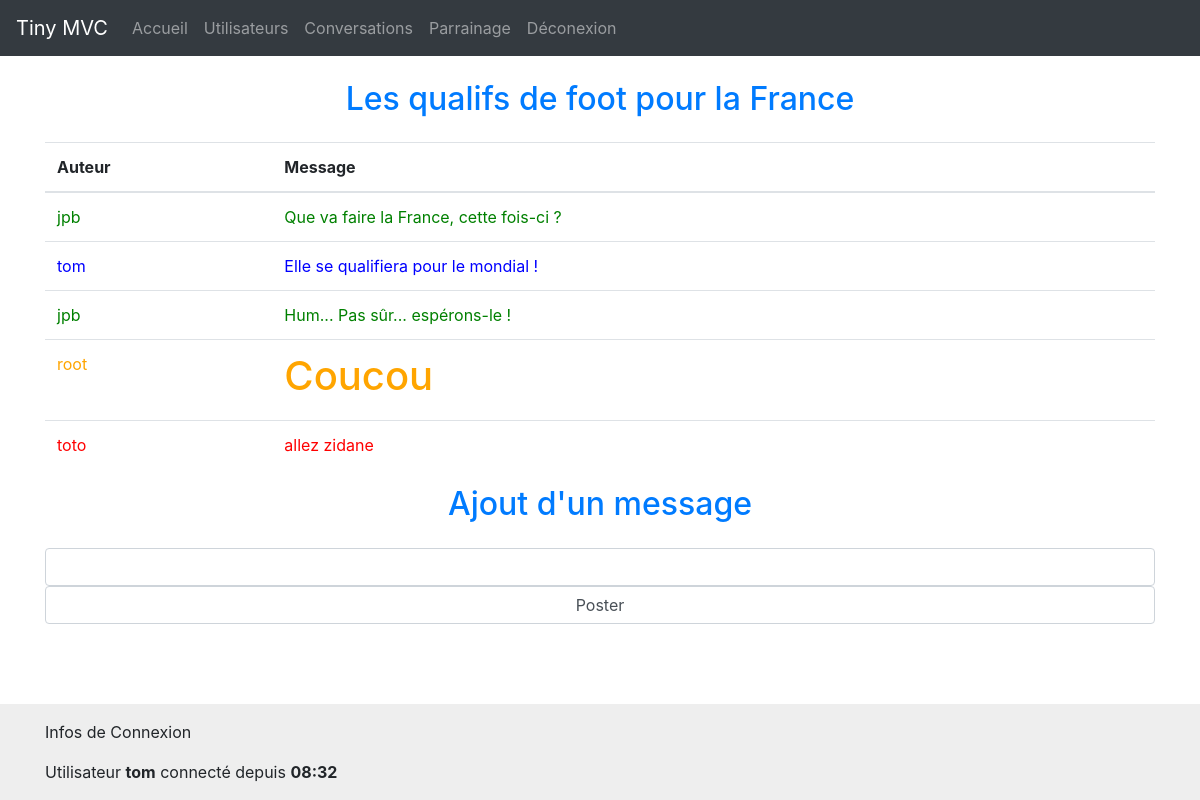
/index.php?view=chat&idConv=2 (signed in), run on the app's committed database.
### tables this page shows
CREATE TABLE `conversations` (
  `id` int(11) NOT NULL COMMENT 'Clé primaire',
  `active` tinyint(1) NOT NULL DEFAULT 1 COMMENT 'indique si la conversation est active',
  `theme` varchar(40) NOT NULL COMMENT 'Thème de la conversation'
);

CREATE TABLE `messages` (
  `id` int(11) NOT NULL COMMENT 'Identifiant du message',
  `idConversation` int(11) NOT NULL COMMENT 'Clé étrangère vers la table des conversations',
  `idAuteur` int(11) NOT NULL COMMENT 'clé étrangère vers la table des auteurs',
  `contenu` varchar(100) NOT NULL COMMENT 'Contenu du message'
);

CREATE TABLE `users` (
  `id` int(11) NOT NULL COMMENT 'clé primaire, identifiant numérique auto incrémenté',
  `pseudo` varchar(20) NOT NULL COMMENT 'pseudo',
  `passe` varchar(20) NOT NULL COMMENT 'mot de passe',
  `blacklist` tinyint(1) NOT NULL DEFAULT 0 COMMENT 'indique si l''utilisateur est en liste noire',
  `admin` tinyint(1) NOT NULL DEFAULT 0 COMMENT 'indique si l''utilisateur est un administrateur',
  `couleur` varchar(10) NOT NULL DEFAULT 'black' COMMENT 'indique la couleur préférée de l''utilisateur, en anglais'
);

### libs/maLibUtils.php (called while the page is built, shortened)
<?php
function valider($nom,$type="REQUEST")
{
	switch($type)
	{
		case 'REQUEST':
		if(isset($_REQUEST[$nom]) && !($_REQUEST[$nom] == ""))
			return proteger($_REQUEST[$nom]);
		break;
		case 'SESSION':
		if(isset($_SESSION[$nom]) && !($_SESSION[$nom] == ""))
			return $_SESSION[$nom];
		break;
	}
	return false;
}
function getValue($nom,$defaut=false,$type="REQUEST")
{
	if (($resultat = valider($nom,$type)) === false)
		$resultat = $defaut;
	return $resultat;
}
function proteger($str)
{
	if (is_array($str))
	{
		$nextTab = array();
		foreach($str as $cle => $val)
		{
			$nextTab[$cle] = addslashes($val);
		}
		return $nextTab;
	}
	else
		return addslashes ($str);
}
?>

### libs/maLibSQL.pdo.php (called while the page is built, shortened)
<?php
function SQLSelect($sql)
{
 	global $BDD_host;
	global $BDD_base;
 	global $BDD_user;
 	global $BDD_password;
	try {
		$dbh = new PDO("mysql:host=$BDD_host;dbname=$BDD_base", $BDD_user, $BDD_password);
	} catch (PDOException $e) {
		die("<font color=\"red\">SQLSelect: Erreur de connexion : " . $e->getMessage() . "</font>");
	}
	$dbh->exec("SET CHARACTER SET utf8");
	$res = $dbh->query($sql);
	$num = $res->rowCount();
	if ($num==0) return false;
	else return $res;
}
function parcoursRs($result)
{
	$result->setFetchMode(PDO::FETCH_ASSOC);
	while ($ligne = $result->fetch())
		$tab[]= $ligne;
	return $tab;
}
?>

### libs/modele.php (called while the page is built, shortened)
<?php
include_once('maLibSQL.pdo.php');
function listerMessages($idConv)
{
    $SQL = "SELECT m.contenu, u.pseudo AS auteur, u.couleur";
    $SQL .= " FROM messages m INNER JOIN users u";
    $SQL .= " ON m.idAuteur = u.id";
    $SQL .= " WHERE m.idConversation='$idConv'";
    $SQL .= " AND u.blacklist=0";
    $SQL .= " ORDER BY m.id ASC";
    return parcoursRs(SQLSelect($SQL));
}
function getConversation($idConv)
{
    $SQL = "SELECT theme, active FROM conversations WHERE id='$idConv'";
    $listConversations = parcoursRs(SQLSelect($SQL));
    if (count($listConversations) == 0) return false;
    else return $listConversations[0];
}

### templates/chat.php (the view, shortened to what this page needs)
<?php
include_once("libs/modele.php");
include_once("libs/maLibUtils.php");
include_once("libs/maLibForms.php");
$idConv = getValue("idConv");
$dataConv = getConversation($idConv);
?>
<h2 class="text-center text-primary mb-4"><?= $dataConv["theme"] ?></h2>
<?php
$messages = listerMessages($idConv);
?>
<table class="table table-hover">
	<thead>
	<tr>
		<th scope="col">Auteur</th>
		<th scope="col">Message</th>
	</tr>
	</thead>
	<tbody>
	<?php foreach ($messages as $message) { ?>
		<tr style="color:<?= $message['couleur']?>">
			<td><?= $message['auteur'] ?></td>
			<td><?= $message['contenu'] ?></td>
		</tr>
		<?php
	} ?>
	</tbody>
</table>
<?php
if ($dataConv["active"])
	if (valider("connecte","SESSION"))
	{
		echo '<h2 class="text-center text-primary mb-4">Ajout d\'un message</h2>'?>
<?php
	}
?>
<?php $content = ob_get_clean();
require 'template.php';
?>

### data on the page
conversations: theme "Les qualifs de foot pour la France"
messages: users.pseudo "jpb", contenu "Que va faire la France, cette fois-ci ?"
messages: users.pseudo "tom", contenu "Elle se qualifiera pour le mondial !"
messages: users.pseudo "jpb", contenu "Hum... Pas sûr... espérons-le !"
messages: users.pseudo "root", contenu "Coucou"
messages: users.pseudo "toto", contenu "allez zidane"

### other printed values
$_SESSION[pseudo] "tom"
$_SESSION[heureConnexion] "08:32"
